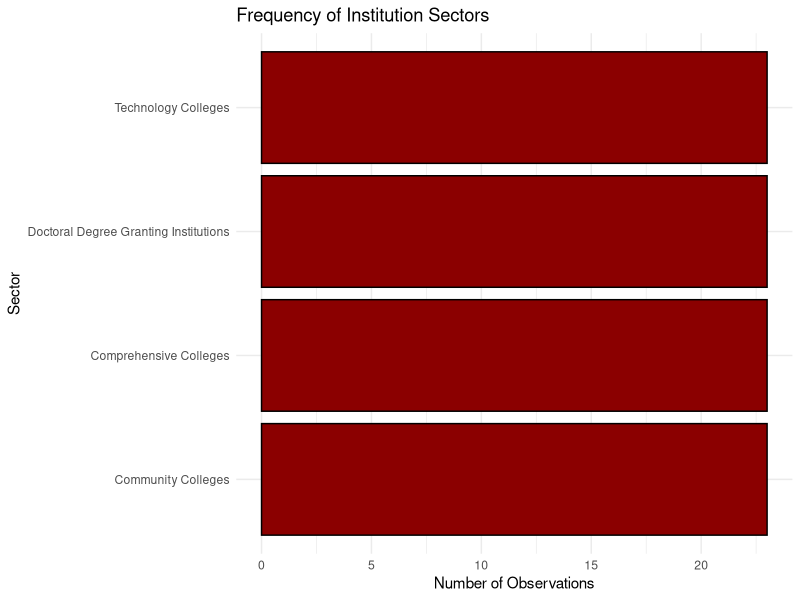

Write the R code that produced this figure.
## ---- chunk 1
#| message: false
#| warning: false
library(tidyverse)

# Load the data
ny_data <- read_csv("../data/race_ny.csv")

# 1. Count successes (Community Colleges)
successes <- ny_data |> 
  filter(`Institution Sector` == "Community Colleges") |> 
  nrow()

# 2. Count total observations
total_n <- nrow(ny_data)

# Display counts
tibble(Category = "Community Colleges", Successes = successes, Total = total_n)
## ---- chunk 2
#| label: prop-test-results
# Run the proportion test
# x = number of successes, n = total sample size, p = hypothesized proportion
prop_results <- prop.test(x = successes, n = total_n, p = 0.25)

# Display results
prop_results
## ---- chunk 3
#| label: fig-prop-viz
#| fig-cap: "Bar chart showing the frequency of different SUNY Institution Sectors in the dataset."
#| fig-alt: "A bar chart with four bars of equal height. Each sector (Community Colleges, Comprehensive Colleges, Doctoral, and Technology) has exactly 23 observations, representing 25% of the total data each."
ggplot(ny_data, aes(x = `Institution Sector`)) +
  geom_bar(fill = "darkred", color = "black") +
  labs(title = "Frequency of Institution Sectors",
       x = "Sector",
       y = "Number of Observations") +
  theme_minimal() +
  coord_flip()
